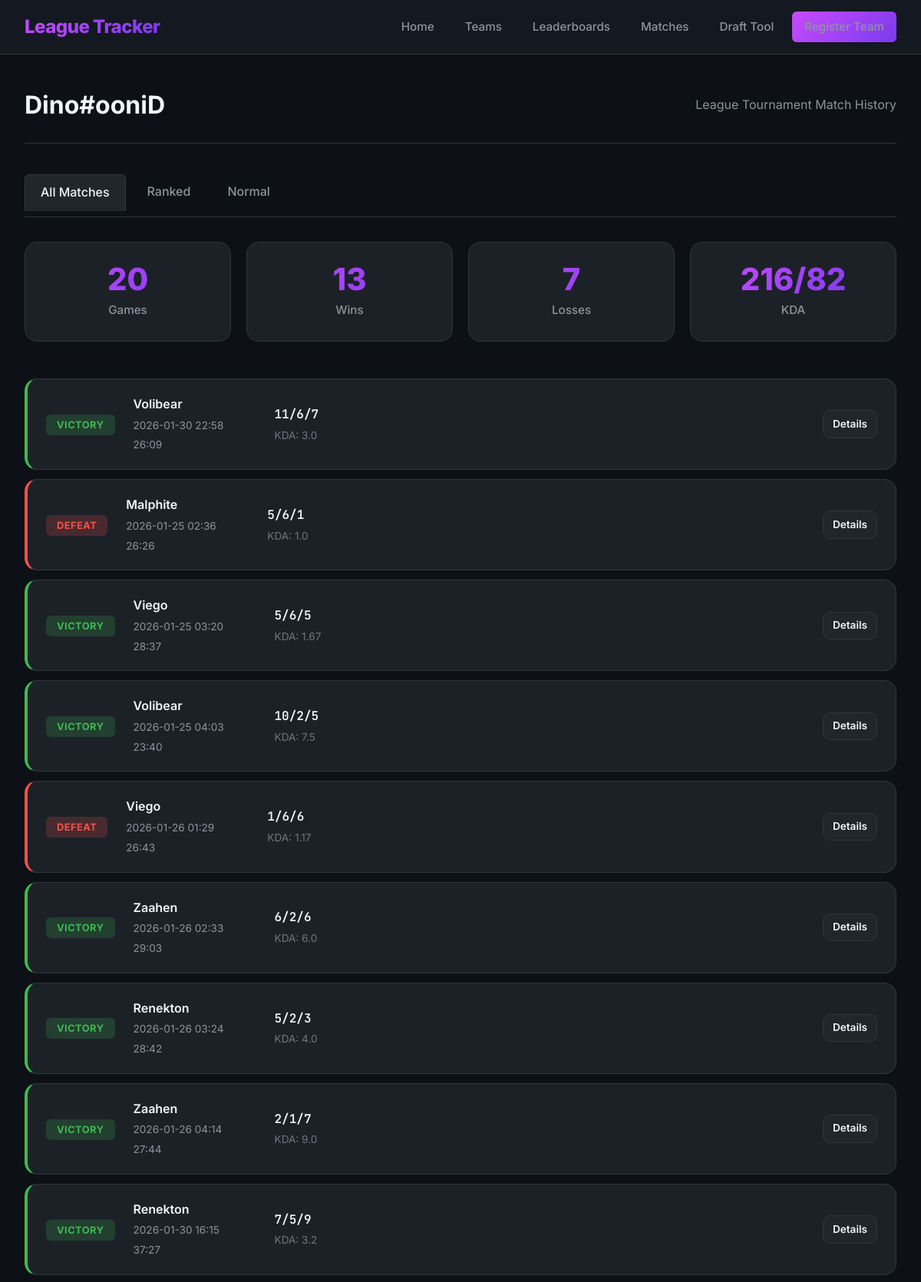
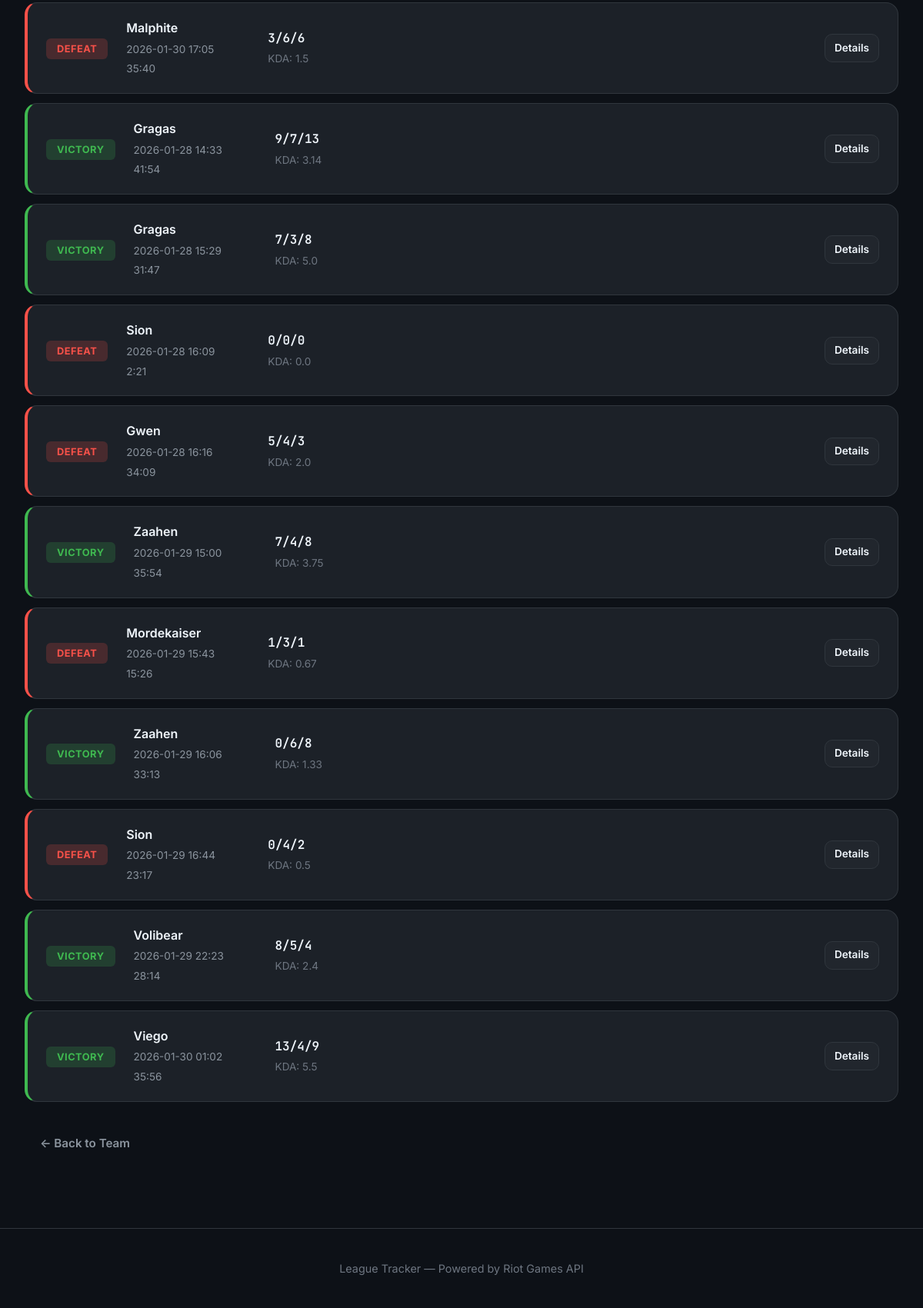
The page /league/players/LfcJCv07E5tYcnsF6NqE13K4NDH7wVJRnltmErV_U4v5c9jCHBTiv7CdEePaqP7Llw-RR5rnQYKBwA/history on the database its author committed (2 pictures, top to bottom).
### league_tracker/src/database/__init__.py (models this page shows, shortened)
class Player(db.Model):
    __tablename__ = 'players'
    id = db.Column(db.Integer, primary_key=True)
    puuid = db.Column(db.String(100), nullable=True)  # No UNIQUE constraint - may be NULL for players without Riot ID
    game_name = db.Column(db.String(50), nullable=False)
    tag_line = db.Column(db.String(10), nullable=False)
    region = db.Column(db.String(10), nullable=False)
    created_at = db.Column(db.DateTime, default=db.func.current_timestamp())
    @property
    def display_name(self):
        return f"{self.game_name}#{self.tag_line}"

class MatchParticipant(db.Model):
    __tablename__ = 'match_participant'
    id = db.Column(db.Integer, primary_key=True)
    match_id = db.Column(db.Integer, db.ForeignKey('match.id'), nullable=False)
    puuid = db.Column(db.String(100), nullable=False)
    champion_id = db.Column(db.Integer)
    champion_name = db.Column(db.String(50))
    team_id = db.Column(db.Integer)  # 100 = blue, 200 = red
    win = db.Column(db.Boolean)
    kills = db.Column(db.Integer)
    deaths = db.Column(db.Integer)
    assists = db.Column(db.Integer)
    kda = db.Column(db.Float)
    total_damage_dealt = db.Column(db.Integer)
    gold_earned = db.Column(db.Integer)
    cs = db.Column(db.Integer)  # creep score
    vision_score = db.Column(db.Integer)
    item_0 = db.Column(db.Integer)
    item_1 = db.Column(db.Integer)
    item_2 = db.Column(db.Integer)
    item_3 = db.Column(db.Integer)
    item_4 = db.Column(db.Integer)
    item_5 = db.Column(db.Integer)
    item_6 = db.Column(db.Integer)

class Match(db.Model):
    __tablename__ = 'match'
    id = db.Column(db.Integer, primary_key=True)
    match_id = db.Column(db.String(50), unique=True, nullable=False)
    game_duration = db.Column(db.Integer)  # in seconds
    game_version = db.Column(db.String(20))
    game_creation = db.Column(db.BigInteger)  # timestamp in ms
    queue_id = db.Column(db.Integer)
    created_at = db.Column(db.DateTime, default=db.func.current_timestamp())
    home_team_id = db.Column(db.Integer, db.ForeignKey('teams.id'), nullable=True)
    away_team_id = db.Column(db.Integer, db.ForeignKey('teams.id'), nullable=True)

### league_tracker/app.py (the view)
    @app.route('/league/players/<puuid>/history')
    def player_league_history(puuid):
        player = Player.query.filter_by(puuid=puuid).first()
        if not player:
            return render_template('error.html', error={'message': 'Player not found'}), 404
        limit = request.args.get('limit', 20, type=int)
        queue_type = request.args.get('type', None)
        history = StatsCalculator.get_player_league_history(puuid, limit=limit, queue_type=queue_type)
        return render_template('player_history.html',
                             player=player,
                             history=history,
                             queue_type=queue_type,
                             format_duration=StatsCalculator.format_duration,
                             format_timestamp=StatsCalculator.format_timestamp)

### league_tracker/src/utils/stats_calculator.py (called while the page is built)
    @staticmethod
    def format_duration(seconds: int) -> str:
        minutes = seconds // 60
        secs = seconds % 60
        return f"{minutes}:{secs:02d}"

    @staticmethod
    def format_timestamp(timestamp_ms: int) -> str:
        timestamp_s = timestamp_ms // 1000
        return datetime.fromtimestamp(timestamp_s).strftime('%Y-%m-%d %H:%M')

### league_tracker/templates/player_history.html (shortened to what this page needs)
{% extends "base.html" %}
{% block content %}
<div class="page-header">
    <h1>{{ player.display_name }}</h1>
    <p class="team-meta">League Tournament Match History</p>
</div>
<div class="match-type-tabs">
    <a href="{{ url_for('player_league_history', puuid=player.puuid, type='all') }}"
       class="tab {{ 'active' if not queue_type or queue_type == 'all' }}">
        All Matches
    </a>
    <a href="{{ url_for('player_league_history', puuid=player.puuid, type='ranked') }}"
       class="tab {{ 'active' if queue_type == 'ranked' }}">
        Ranked
    </a>
    <a href="{{ url_for('player_league_history', puuid=player.puuid, type='normal') }}"
       class="tab {{ 'active' if queue_type == 'normal' }}">
        Normal
    </a>
</div>
<div class="player-stats-summary">
    <div class="stats-grid">
        <div class="stat-card">
            <div class="stat-number">{{ history|length }}</div>
            <div class="stat-label">Games</div>
        </div>
        {% set wins = history|selectattr('win')|list|length %}
        <div class="stat-card">
            <div class="stat-number" style="color: var(--success);">{{ wins }}</div>
            <div class="stat-label">Wins</div>
        </div>
        <div class="stat-card">
            <div class="stat-number" style="color: var(--error);">{{ history|length - wins }}</div>
            <div class="stat-label">Losses</div>
        </div>
        {% set total_kills = history|sum(attribute='kills') %}
        {% set total_deaths = history|sum(attribute='deaths') %}
        {% set total_assists = history|sum(attribute='assists') %}
        <div class="stat-card">
            <div class="stat-number">{{ total_kills + total_assists }}/{{ total_deaths }}</div>
            <div class="stat-label">KDA</div>
        </div>
    </div>
</div>
{% if history %}
<div class="matches-list">
    {% for match in history %}
    <div class="match-card {{ 'win' if match.win else 'loss' }}">
        <div class="match-result">
            <span class="result-badge {{ 'win' if match.win else 'loss' }}">
                {{ 'VICTORY' if match.win else 'DEFEAT' }}
            </span>
        </div>
        <div class="match-info">
            <span class="match-champion">{{ match.champion_name }}</span>
            <span class="match-time">{{ format_timestamp(match.game_creation) }}</span>
            <span class="match-duration">{{ format_duration(match.game_duration) }}</span>
        </div>
        <div class="match-stats">
            <span class="kda">{{ match.kills }}/{{ match.deaths }}/{{ match.assists }}</span>
            <span class="kda-ratio">KDA: {{ match.kda }}</span>
        </div>
        <div class="match-actions">
            <a href="{{ url_for('match_detail', match_id=match.match_id) }}" class="btn btn-secondary" style="padding: 0.4rem 0.75rem; font-size: 0.85rem;">
                Details
            </a>
        </div>
    </div>
    {% endfor %}
</div>
{% else %}
<div class="empty-state">
    <h2>No Matches Yet</h2>
    <p>Matches will appear here when they participate in games.</p>
</div>
{% endif %}
<div style="margin-top: 2rem;">
    <a href="{{ url_for('team_detail', team_id=player.teams.first().id) if player.teams.first() else url_for('index') }}" class="btn btn-ghost">
        ← Back to Team
    </a>
</div>
{% endblock %}

### league_tracker/static/style.css (style rules this page uses)
* { margin: 0; padding: 0; box-sizing: border-box; }
:root { --bg-primary: #0d1117; --bg-secondary: #161b22; --bg-tertiary: #21262d; --bg-card: #1c2128; --border-color: #30363d; --text-primary: #f0f6fc; --text-secondary: #8b949e; --text-muted: #6e7681; --accent-primary: #c84bff; --accent-secondary: #7c3aed; --accent-gradient: linear-gradient(135deg, #c84bff 0%, #7c3aed 100%); --success: #3fb950; --warning: #d29922; --error: #f85149; --font-main: 'Inter', -apple-system, BlinkMacSystemFont, sans-serif; --font-mono: 'JetBrains Mono', monospace; --shadow-sm: 0 1px 2px rgba(0, 0, 0, 0.3); --shadow-md: 0 4px 12px rgba(0, 0, 0, 0.4); --shadow-lg: 0 8px 24px rgba(0, 0, 0, 0.5); --shadow-glow: 0 0 20px rgba(200, 75, 255, 0.3); --transition-fast: 0.15s ease; --transition-normal: 0.3s ease; --radius-sm: 6px; --radius-md: 10px; --radius-lg: 16px; --radius-xl: 24px; }
body { font-family: var(--font-main); background-color: var(--bg-primary); color: var(--text-primary); line-height: 1.6; min-height: 100vh; }
a { color: var(--accent-primary); text-decoration: none; transition: color var(--transition-fast); }
.btn { display: inline-flex; align-items: center; justify-content: center; gap: 0.5rem; padding: 0.625rem 1.25rem; border-radius: var(--radius-md); font-weight: 600; font-size: 0.95rem; cursor: pointer; border: none; text-decoration: none; transition: all var(--transition-fast); font-family: var(--font-main); }
.btn-secondary { background-color: var(--bg-tertiary); color: var(--text-primary); border: 1px solid var(--border-color); }
.btn-ghost { background: transparent; color: var(--text-secondary); }
.stats-grid { display: grid; grid-template-columns: repeat(auto-fit, minmax(200px, 1fr)); gap: 1.25rem; margin-bottom: 3rem; }
.stat-card { background: var(--bg-card); padding: 1.75rem; border-radius: var(--radius-lg); text-align: center; border: 1px solid var(--border-color); transition: all var(--transition-normal); }
.stat-number { font-size: 2.5rem; font-weight: 800; background: var(--accent-gradient); -webkit-background-clip: text; -webkit-text-fill-color: transparent; background-clip: text; line-height: 1; margin-bottom: 0.5rem; }
.stat-label { color: var(--text-secondary); font-size: 0.95rem; font-weight: 500; }
.page-header { display: flex; justify-content: space-between; align-items: center; margin-bottom: 2.5rem; padding-bottom: 1.5rem; border-bottom: 1px solid var(--border-color); }
.page-header h1 { margin: 0; border: none; padding: 0; font-size: 2rem; font-weight: 700; }
.page-header h1::before { display: none; }
.team-meta { color: var(--text-secondary); }
.stat-card, .team-card, .step, .player-card { animation: fadeIn 0.5s ease forwards; }

### rows shown on the page
Player: display_name "Dino#ooniD"
MatchParticipant: win "VICTORY", champion_name "Volibear", kills "11", deaths "6", assists "7", kda "3.0"
Match: game_creation "2026-01-30 22:58", game_duration "26:09"
MatchParticipant: champion_name "Malphite", kda "1.0"
Match: game_creation "2026-01-25 02:36", game_duration "26:26"
MatchParticipant: champion_name "Viego", kda "1.67"
Match: game_creation "2026-01-25 03:20", game_duration "28:37"
MatchParticipant: win "VICTORY", champion_name "Volibear", kills "10", deaths "2", assists "5", kda "7.5"
Match: game_creation "2026-01-25 04:03", game_duration "23:40"
MatchParticipant: champion_name "Viego", kda "1.17"
Match: game_creation "2026-01-26 01:29", game_duration "26:43"
MatchParticipant: win "VICTORY", champion_name "Zaahen", kills "6", deaths "2", assists "6", kda "6.0"
Match: game_creation "2026-01-26 02:33", game_duration "29:03"
MatchParticipant: win "VICTORY", champion_name "Renekton", kills "5", deaths "2", assists "3", kda "4.0"
Match: game_creation "2026-01-26 03:24", game_duration "28:42"
MatchParticipant: win "VICTORY", champion_name "Zaahen", kills "2", deaths "1", assists "7", kda "9.0"
Match: game_creation "2026-01-26 04:14", game_duration "27:44"
MatchParticipant: win "VICTORY", champion_name "Renekton", kills "7", deaths "5", assists "9", kda "3.2"
Match: game_creation "2026-01-30 16:15", game_duration "37:27"
MatchParticipant: win "DEFEAT", champion_name "Malphite", kills "3", deaths "6", assists "6", kda "1.5"
Match: game_creation "2026-01-30 17:05", game_duration "35:40"
MatchParticipant: win "VICTORY", champion_name "Gragas", kills "9", deaths "7", assists "13", kda "3.14"
Match: game_creation "2026-01-28 14:33", game_duration "41:54"
MatchParticipant: win "VICTORY", champion_name "Gragas", kills "7", deaths "3", assists "8", kda "5.0"
Match: game_creation "2026-01-28 15:29", game_duration "31:47"
MatchParticipant: champion_name "Sion", kda "0.0"
Match: game_creation "2026-01-28 16:09"
MatchParticipant: win "DEFEAT", champion_name "Gwen", kills "5", deaths "4", assists "3", kda "2.0"
Match: game_creation "2026-01-28 16:16", game_duration "34:09"
MatchParticipant: win "VICTORY", champion_name "Zaahen", kills "7", deaths "4", assists "8", kda "3.75"
Match: game_creation "2026-01-29 15:00", game_duration "35:54"
MatchParticipant: champion_name "Mordekaiser", kda "0.67"
Match: game_creation "2026-01-29 15:43", game_duration "15:26"
MatchParticipant: win "VICTORY", champion_name "Zaahen", kills "0", deaths "6", assists "8", kda "1.33"
Match: game_creation "2026-01-29 16:06", game_duration "33:13"
MatchParticipant: win "DEFEAT", champion_name "Sion", kills "0", deaths "4", assists "2", kda "0.5"
Match: game_creation "2026-01-29 16:44", game_duration "23:17"
MatchParticipant: win "VICTORY", champion_name "Volibear", kills "8", deaths "5", assists "4", kda "2.4"
Match: game_creation "2026-01-29 22:23", game_duration "28:14"
MatchParticipant: win "VICTORY", champion_name "Viego", kills "13", deaths "4", assists "9", kda "5.5"
Match: game_creation "2026-01-30 01:02", game_duration "35:56"

### other values the page prints
{{ history|length }} "20"
{{ wins }} "13"
{{ history|length - wins }} "7"
{{ total_kills + total_assists }} "216"
{{ total_deaths }} "82"
{{ 'VICTORY' if match.win else 'DEFEAT' }} "DEFEAT" "VICTORY" "DEFEAT" "DEFEAT" "DEFEAT"
{{ match.kills }} "5" "5" "1" "0" "1"
{{ match.deaths }} "6" "6" "6" "0" "3"
{{ match.assists }} "1" "5" "6" "0" "1"
